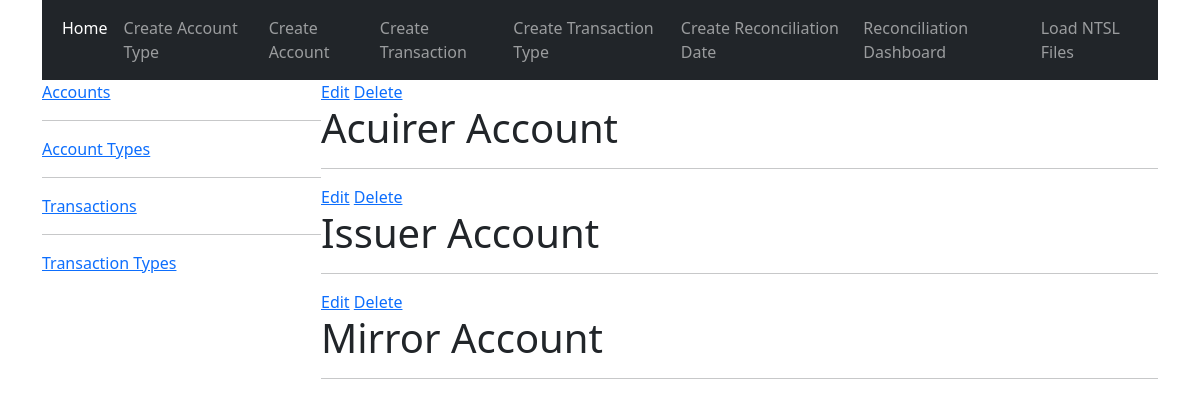
Before: /accounttypes/ with the older database file.
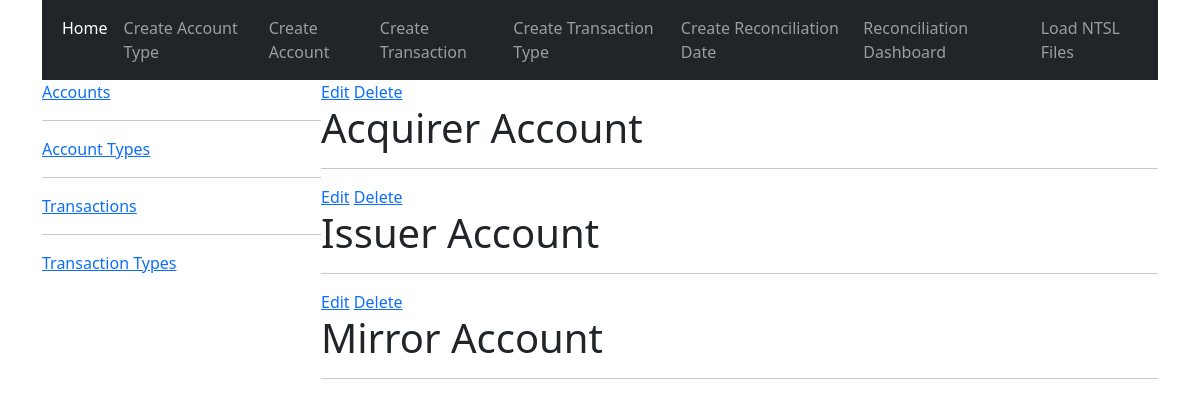
After: the same page with the newer database file.
### recon/models.py (models this page shows)
class AccountType(models.Model):
    type = models.CharField(max_length=250)
    def __str__(self):
        return self.type

### recon/views.py (the view)
# urls.py: path('accounttypes/',views.accounttypes, name='accounttypes'),
def accounttypes(request):
    accounttypes = AccountType.objects.all()
    context = {'accounttypes': accounttypes}
    return render(request, 'recon/account_types.html', context)

### recon/templates/recon/account_types.html
{% extends 'home.html' %}
{% block sidecontent %}
<div >
    <div>
        {% for accounttype in accounttypes %}
            <div>
                <a href="{% url 'update-accounttype' accounttype.id%}">Edit</a>
                <a href="{% url 'delete-accounttype' accounttype.id%}">Delete</a>
                <h1>{{accounttype}}</h1>
                <hr>
            </div>
        {% endfor %}
    </div>
</div>
{% endblock %}

Changed rows visible on the page:
changed AccountType: type "Acuirer Account" → "Acquirer Account"
